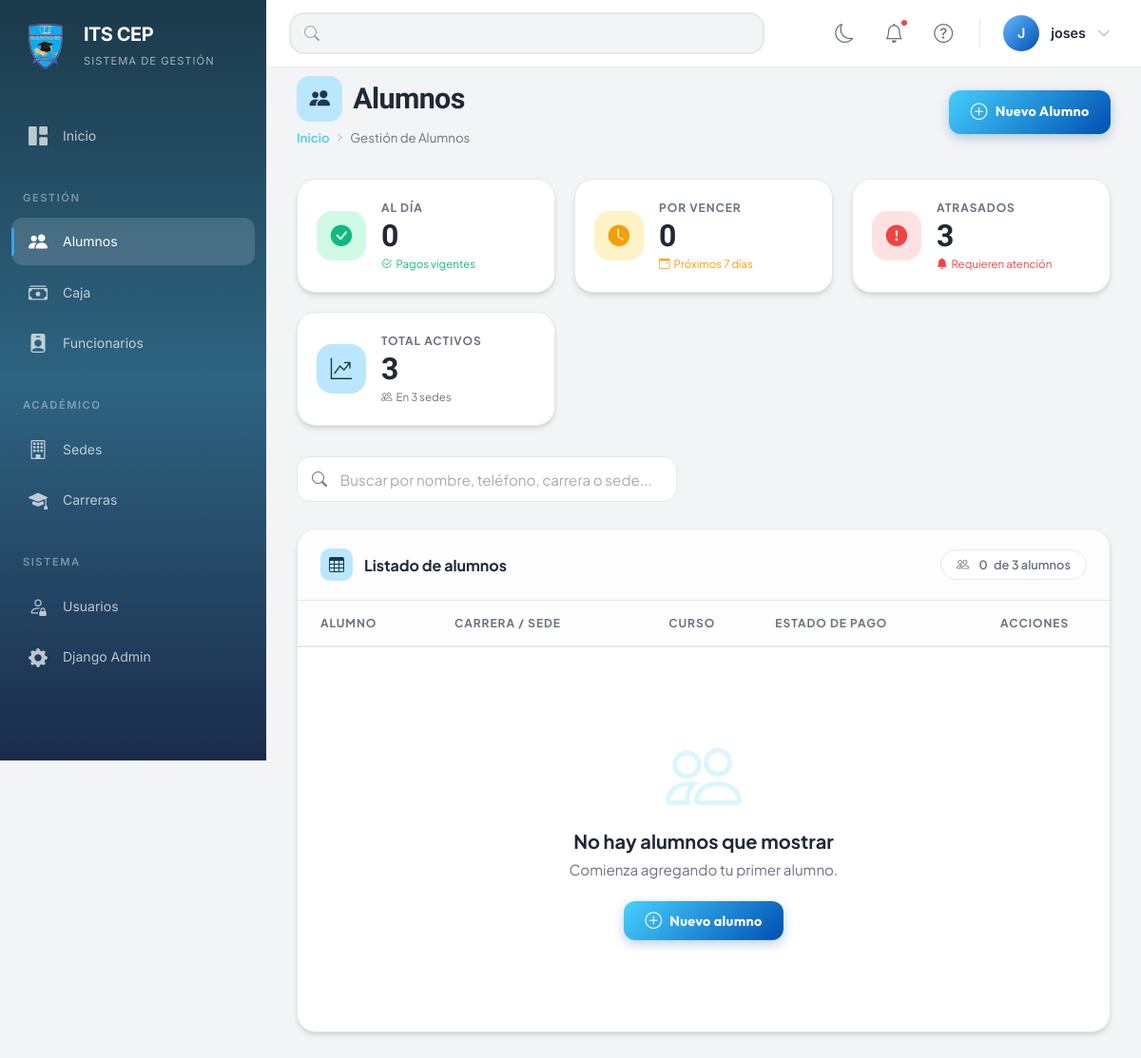
The page /alumnos/?estado=AL_DIA (signed in) on the database as committed earlier.
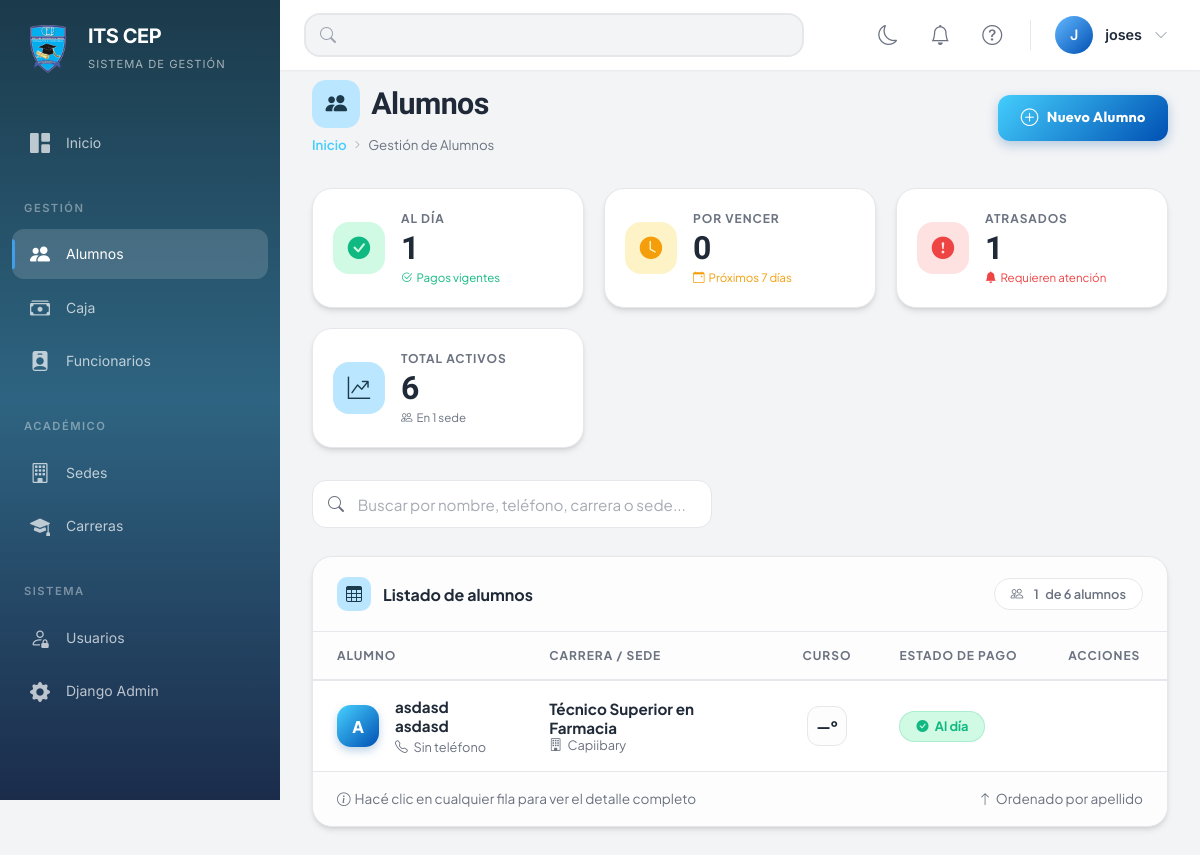
The same page on the database as committed later.
### sysapp/models.py (models this page shows, shortened)
class Alumno(models.Model):
    uuid = models.UUIDField(default=uuid.uuid4, editable=False, unique=True)
    sede = models.ForeignKey(Sede, on_delete=models.CASCADE, related_name='alumnos')
    carrera = models.ForeignKey(Carrera, on_delete=models.CASCADE, related_name='alumnos')
    nombre = models.CharField(max_length=100)
    apellido = models.CharField(max_length=100)
    cedula = models.CharField(max_length=20, blank=True, null=True)
    fecha_nacimiento = models.DateField(blank=True, null=True)
    telefono = models.CharField(max_length=20, blank=True, null=True)
    fecha_inicio = models.DateField(blank=True, null=True)
    curso_actual = models.IntegerField(blank=True, null=True)
    contacto_emergencia_nombre = models.CharField(max_length=100, blank=True, null=True)
    contacto_emergencia_telefono = models.CharField(max_length=20, blank=True, null=True)
    contacto_emergencia_relacion = models.CharField(max_length=50, blank=True, null=True)
    activo = models.BooleanField(default=True)
    fecha_registro = models.DateTimeField(auto_now_add=True, verbose_name="Fecha de Registro")
    class Meta:
        verbose_name = "Alumno"
        verbose_name_plural = "Alumnos"
        ordering = ['apellido', 'nombre']
    @property
    def nombre_completo(self):
        return f"{self.nombre} {self.apellido}"
    @property
    def estado_pagos(self):
        ultimo_pago = self.pagos.order_by('-fecha_vencimiento').first()
        if not ultimo_pago:
            return 'SIN_PAGOS'
        if not ultimo_pago.fecha_vencimiento:
            return 'SIN_FECHA_VENCIMIENTO'
        hoy = timezone.now().date()
        try:
            diferencia = (ultimo_pago.fecha_vencimiento - hoy).days
        except (TypeError, AttributeError):
            return 'ERROR_FECHA'
        if diferencia >= 0:
            return 'AL_DIA'
        elif diferencia >= -3:
            return 'CERCANO_VENCIMIENTO'
        else:
            return 'ATRASADO'

class Carrera(models.Model):
    NATURALIDAD_CHOICES = [
        ('TS', 'Técnico Superior'),
        ('FP', 'Formación Profesional'),
    ]
    nombre = models.CharField(max_length=200, verbose_name="Nombre")
    naturalidad = models.CharField(max_length=2, choices=NATURALIDAD_CHOICES, verbose_name="Tipo")
    duracion_meses = models.IntegerField(help_text="Duración total en meses", verbose_name="Duración (meses)")
    descripcion = models.TextField(blank=True, verbose_name="Descripción")
    monto_matricula = models.DecimalField(
        max_digits=10, decimal_places=0, default=0,
        verbose_name="Monto Matrícula (Gs.)", help_text="Costo de matrícula de la carrera"
    )
    monto_mensualidad = models.DecimalField(
        max_digits=10, decimal_places=0, default=0,
        verbose_name="Mensualidad (Gs.)", help_text="Costo mensual de la carrera"
    )
    activa = models.BooleanField(default=True, verbose_name="Activa")
    class Meta:
        verbose_name = "Carrera"
        verbose_name_plural = "Carreras"
        ordering = ['nombre']

class Sede(models.Model):
    nombre = models.CharField(max_length=200, verbose_name="Nombre")
    direccion = models.TextField(verbose_name="Dirección")
    telefono = models.CharField(max_length=20, verbose_name="Teléfono")
    activa = models.BooleanField(default=True, verbose_name="Activa")
    fecha_creacion = models.DateTimeField(auto_now_add=True, verbose_name="Fecha de Creación")
    class Meta:
        verbose_name = "Sede"
        verbose_name_plural = "Sedes"
        ordering = ['nombre']

### sysapp/views.py (the view, shortened to what this page needs)
# urls.py: path('alumnos/', views.lista_alumnos, name='lista_alumnos'),
@login_required
def lista_alumnos(request):
    sede_id    = request.GET.get('sede')
    carrera_id = request.GET.get('carrera')
    estado     = request.GET.get('estado')
    busqueda   = request.GET.get('busqueda')
    todos_activos    = list(Alumno.objects.filter(activo=True).select_related('carrera', 'sede'))
    total_al_dia     = sum(1 for a in todos_activos if a.estado_pagos == 'AL_DIA')
    total_por_vencer = sum(1 for a in todos_activos if a.estado_pagos == 'CERCANO_VENCIMIENTO')
    total_atrasados  = sum(1 for a in todos_activos if a.estado_pagos == 'ATRASADO')
    total_alumnos    = len(todos_activos)
    alumnos = todos_activos
    if sede_id:
        alumnos = [a for a in alumnos if str(a.sede_id) == sede_id]
    if carrera_id:
        alumnos = [a for a in alumnos if str(a.carrera_id) == carrera_id]
    if estado:
        alumnos = [a for a in alumnos if a.estado_pagos == estado]
    return render(request, 'alumnos/listaAlumnos.html', {
        'alumnos':          alumnos,
        'total_al_dia':     total_al_dia,
        'total_por_vencer': total_por_vencer,
        'total_atrasados':  total_atrasados,
        'total_alumnos':    total_alumnos,
        'sedes':            Sede.objects.filter(activa=True),
        'carreras':         Carrera.objects.filter(activa=True),
        'filtros':          {'sede': sede_id, 'carrera': carrera_id, 'estado': estado, 'busqueda': busqueda},
    })

### sysapp/templates/alumnos/listaAlumnos.html (shortened to what the changed rows need)
{% extends 'base.html' %}
{% load static %}
{% block content %}
<link rel="stylesheet" href="{% static 'css/listaAlumnos.css' %}">
<div class="la mt-5">
    <div class="la-stats-grid">
        <div class="la-stat" onclick="applyFilter('AL_DIA')" role="button" tabindex="0">
            <div class="la-stat-content">
                <div class="la-stat-label">Al día</div>
                <div class="la-stat-value">{{ total_al_dia|default:"0" }}</div>
                <div class="la-stat-trend ok">
                    <i class="bi bi-check2-circle"></i>
                    Pagos vigentes
                </div>
            </div>
        </div>
        <div class="la-stat" onclick="applyFilter('ATRASADO')" role="button" tabindex="0">
            <div class="la-stat-content">
                <div class="la-stat-label">Atrasados</div>
                <div class="la-stat-value">{{ total_atrasados|default:"0" }}</div>
                <div class="la-stat-trend danger">
                    <i class="bi bi-bell-fill"></i>
                    Requieren atención
                </div>
            </div>
        </div>
        <div class="la-stat" onclick="applyFilter('')" role="button" tabindex="0">
            <div class="la-stat-content">
                <div class="la-stat-label">Total activos</div>
                <div class="la-stat-value">{{ total_alumnos }}</div>
                <div class="la-stat-trend">
                    <i class="bi bi-people"></i>
                    En {{ sedes|length }} sede{{ sedes|length|pluralize }}
                </div>
            </div>
        </div>
    </div>
    <div class="la-table-container">
        <div class="la-table-header">
            <div class="la-table-title">
                <div class="la-table-title-icon"><i class="bi bi-table"></i></div>
                <h2>Listado de alumnos</h2>
            </div>
            <div class="la-table-count">
                <i class="bi bi-people me-1"></i>
                <span id="visibleCount">{{ alumnos|length }}</span> de {{ total_alumnos }} alumno{{ total_alumnos|pluralize }}
            </div>
        </div>
        <div class="table-responsive">
            <table class="la-table">
                <thead>
                <tr>
                    <th>Alumno</th>
                    <th>Carrera / Sede</th>
                    <th style="text-align:center;">Curso</th>
                    <th>Estado de pago</th>
                    <th style="text-align:center;">Acciones</th>
                </tr>
                </thead>
                <tbody id="alumnoTableBody">
                {% for alumno in alumnos %}
                <tr onclick="window.location.href='{% url 'detalle_alumno' alumno.uuid %}'" role="button" tabindex="0">
                    <td data-label="ALUMNO">
                        <div class="la-name-cell">
                            <div class="la-avatar">{{ alumno.nombre_completo|first|upper }}</div>
                            <div class="la-name-info">
                                <div class="la-name-primary">{{ alumno.nombre_completo }}</div>
                                <div class="la-name-secondary">
                                    <i class="bi bi-telephone"></i>{{ alumno.telefono|default:"Sin teléfono" }}
                                </div>
                            </div>
                        </div>
                    </td>
                    <td data-label="CARRERA / SEDE">
                        <div class="la-name-primary">{{ alumno.carrera.nombre }}</div>
                        <div class="la-name-secondary">
                            <i class="bi bi-building"></i>{{ alumno.sede.nombre }}
                        </div>
                    </td>
                    <td data-label="Curso" style="text-align:center;">
                        <span class="la-curso-badge">{{ alumno.curso_actual|default:"—" }}º</span>
                    </td>
                    <td data-label="ESTADO DE PAGO">
                        {% if alumno.estado_pagos == 'AL_DIA' %}
                        <span class="la-badge la-badge-success"><i class="bi bi-check-circle-fill"></i> Al día</span>
                        {% elif alumno.estado_pagos == 'CERCANO_VENCIMIENTO' %}
                        <span class="la-badge la-badge-warning"><i class="bi bi-clock-fill"></i> Por vencer</span>
                        {% elif alumno.estado_pagos == 'ATRASADO' %}
                        <span class="la-badge la-badge-danger"><i class="bi bi-exclamation-circle-fill"></i> Atrasado</span>
                        {% else %}
                        <span class="la-badge la-badge-secondary"><i class="bi bi-dash-circle"></i> Sin pagos</span>
                        {% endif %}
                    </td>
                    <td data-label="Acciones" style="text-align:center;">
                    </td>
                </tr>
                {% empty %}
                <tr id="emptyRow">
                    <td colspan="5">
                        <div class="la-empty">
                            <div class="la-empty-illustration">
                                <i class="bi bi-people"></i>
                            </div>
                            <h3>No hay alumnos que mostrar</h3>
                            <p>Comienza agregando tu primer alumno.</p>
                            <div class="la-empty-actions">
                                <a href="{% url 'crear_alumno' %}" class="la-btn la-btn-primary">
                                    <i class="bi bi-plus-circle"></i> Nuevo alumno
                                </a>
                            </div>
                        </div>
                    </td>
                </tr>
                {% endfor %}
                </tbody>
            </table>
        </div>
        {% if alumnos %}
        <div class="la-table-footer">
            <span><i class="bi bi-info-circle me-1"></i>Hacé clic en cualquier fila para ver el detalle completo</span>
            <span><i class="bi bi-arrow-up me-1"></i>Ordenado por apellido</span>
        </div>
        {% endif %}
    </div>
</div>
{% endblock %}

### sysapp/templates/base.html (shortened to what the changed rows need)
{% load static %}
<html lang="es">
<head>
    <link href="https://cdn.jsdelivr.net/npm/bootstrap@5.3.0/dist/css/bootstrap.min.css" rel="stylesheet">
    <link rel="stylesheet" href="https://cdn.jsdelivr.net/npm/bootstrap-icons@1.11.0/font/bootstrap-icons.css">
    <link rel="stylesheet" href="{% static 'css/base.css' %}">
    <link rel="stylesheet" href="{% static 'css/responsive_improvements.css' %}">
    <link rel="stylesheet" href="{% static 'css/print.css' %}" media="print">
</head>
<body>
<aside class="sidebar" id="sidebar" aria-label="Menú principal de navegación">
    <div class="sidebar-brand" role="banner">
        <div class="brand-info">
            <h1 class="brand-name">ITS CEP</h1>
        </div>
    </div>
</aside>
<main class="main-content" id="main-content" role="main">
    <header class="top-bar" role="banner">
        <div class="top-bar-right">
            <div class="position-relative d-inline-block">
                <button class="top-bar-btn" id="notificationsToggle" title="Notificaciones" aria-label="Notificaciones" aria-expanded="false" type="button">
                    <i class="bi bi-bell"></i>
                    {% if total_notificaciones > 0 %}
                    <span class="notification-dot" aria-hidden="true"></span>
                    {% endif %}
                </button>
            </div>
        </div>
    </header>
    <div class="content-wrapper animate-fadeIn">
        {% block content %}{% endblock %}
    </div>
</main>
</body>
</html>

Rows that differ between the two databases and show on the page:
added Alumno: nombre_completo|first "A", nombre_completo "asdasd asdasd", telefono "Sin teléfono", carrera.nombre "Técnico Superior en Farmacia", sede.nombre "Capiibary", curso_actual "—", shows "Al día"
Other text that changed with them:
{{ total_al_dia|default:"0" }}: "0" → "1"
{{ total_atrasados|default:"0" }}: "3" → "1"
{{ total_alumnos }}: "3" → "6"
{{ sedes|length }}: "3" → "1"
{{ alumnos|length }}: "0" → "1"
text no longer shown: "No hay alumnos que mostrar Comienza agregando tu primer alumno. Nuevo alumno"
text now shown: "Hacé clic en cualquier fila para ver el detalle completo Ordenado por apellido"
